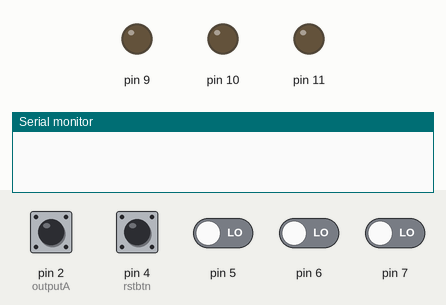
The sketch below on a simulated Arduino Uno, built with avr-gcc and run on an emulated ATmega328P. Shown: output pins drawn as LEDs (lit = HIGH), the last lines printed to the serial monitor. The test bench sets the inputs (shaded band); at power-on: pin 2 (outputA), pin 4 (rstbtn) HIGH, pin 5–7 LOW.

Above: at 0.1 s.
At 3.2 s:
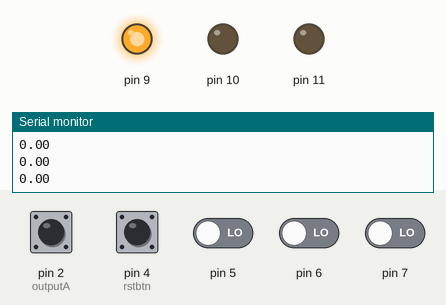
3.3 s: pin 6 driven HIGH
At 4.2 s:
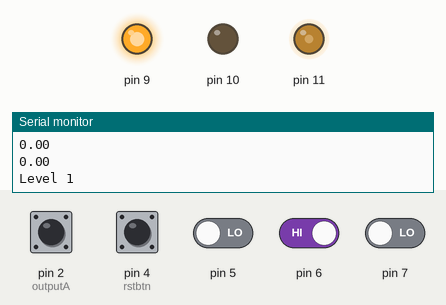
Timing chart, 0 to 6.3 s (numbered marks = the images above; inputs shaded):
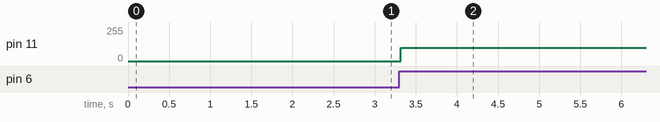

Measured:
- after the input at 3.3 s, pin 11: 0/255 → 100/255 at once

The sketch:

elevator_mk1.ino
```cpp
#define outputA 2  //CLK pin
#define outputB 3  //DT pin
#define rstbtn  4  //reset button pin

int counter = 0;
const float pi = 3.14; // Pi value

const int R = 1;  //Radius of the wheel from center to edge
const int N = 40; //no of steps for one rotation
float c_distance = 0;
float required_displacement = 0;

int pwm;
int duty_cycle;

int K;

void setup() {
  // Initialize LCD

  Serial.begin(9600);
  delay(2000);

  pinMode(9,OUTPUT);
  pinMode(10,OUTPUT);
  pinMode(11,OUTPUT);

  digitalWrite(10, LOW);
  digitalWrite(9, HIGH);

  pinMode(5,INPUT);
  pinMode(6,INPUT);
  pinMode(7,INPUT);


  // Initialize encoder pins
  pinMode(outputA, INPUT);
  pinMode(outputB, INPUT);
  pinMode(rstbtn, INPUT_PULLUP);
  attachInterrupt(digitalPinToInterrupt(outputA), readEncoder, FALLING);
}

void loop() {
  c_distance = ((2*pi*R)/N) * getCounter();
  Serial.println(c_distance);

  if (digitalRead(5)){
    Serial.println("Ground");
    required_displacement = 0;
  }
  else if (digitalRead(6)){
    Serial.println("Level 1");
    required_displacement = 15;
  }
  else if (digitalRead(7)){
    Serial.println("Level 2");
    required_displacement = 30;
  }

  if ( (c_distance - required_displacement) > 0){
    digitalWrite(10, HIGH);
    digitalWrite(9, LOW);
  }
  else {
    digitalWrite(10, LOW);
    digitalWrite(9, HIGH);
  }

  while ( c_distance != required_displacement){
    duty_cycle = 100;
    pwm = map(0, 100, 0, 255, duty_cycle);
    analogWrite(11, pwm);
    delay(5);
  }


  if (digitalRead(rstbtn) == LOW) {
    resetCounter();
  }
  delay(5);
}


void readEncoder() {
  int bValue = digitalRead(outputB);
  if (bValue == HIGH) {
    counter++; // Clockwise
  }
  if (bValue == LOW) {
    counter--; // Counterclockwise
  }
}

// Get the counter value, disabling interrupts.
// This make sure readEncoder() doesn't change the value
// while we're reading it.
int getCounter() {
  int result;
  noInterrupts();
  result = counter;
  interrupts();
  return result;
}

void resetCounter() {
  noInterrupts();
  counter = 0;
  interrupts();
}
```
